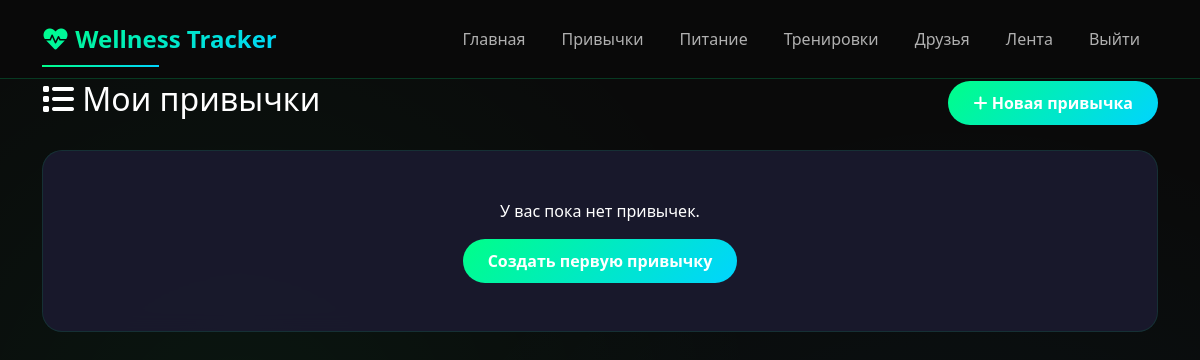
The page /habits (signed in) on the database as committed earlier.
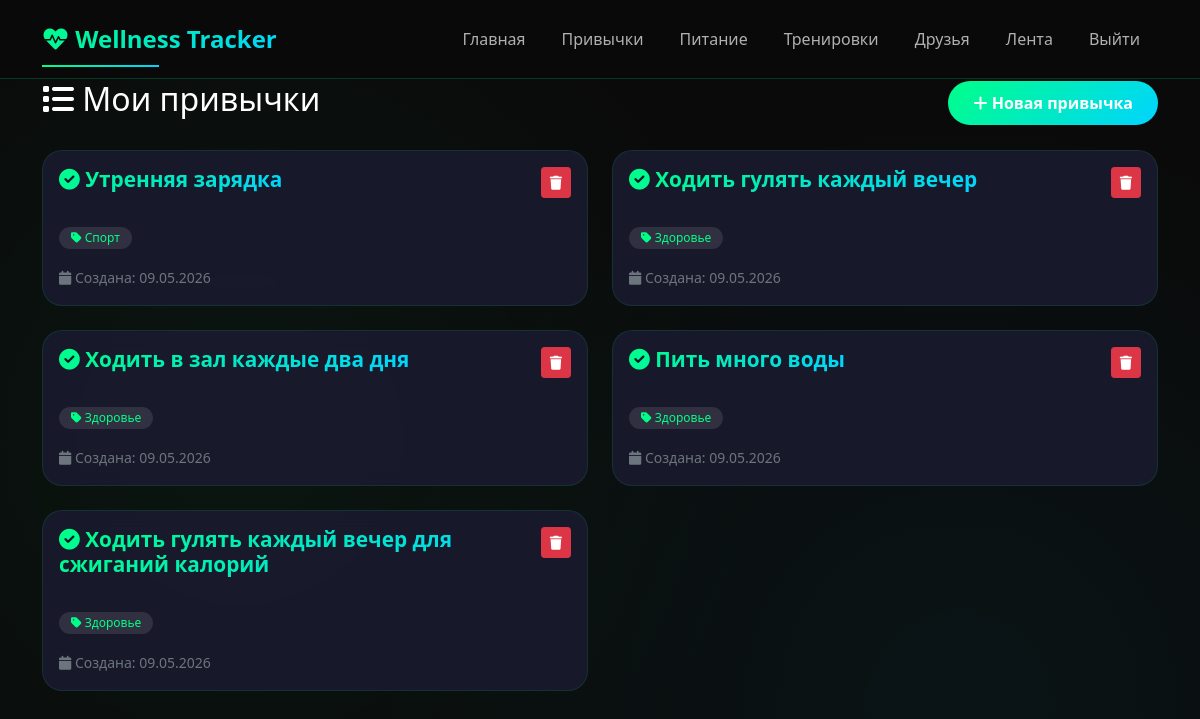
The same page on the database as committed later.
### app.py (models this page shows)
class Habit(db.Model):
    __tablename__ = 'habits'
    id = db.Column(db.Integer, primary_key=True)
    user_id = db.Column(db.Integer, db.ForeignKey('users.id'), nullable=False)
    name = db.Column(db.String(100), nullable=False)
    description = db.Column(db.Text)
    category = db.Column(db.String(50), default='Другое')
    created_at = db.Column(db.DateTime, default=datetime.now)

### app.py (the view)
@app.route('/habits')
def habits():
    user = get_user()
    all_habits = Habit.query.filter_by(user_id=user.id).all()
    return render_template('habits.html', habits=all_habits)

### app.py (called while the page is built)
def get_user():
    from flask import session
    user_id = session.get('user_id')
    if user_id:
        return User.query.get(user_id)
    return None

### templates/habits.html (shortened to what this page needs)
{% extends "base.html" %}
{% block content %}
<div class="d-flex justify-content-between align-items-center mb-4">
    <h2><i class="fas fa-list"></i> Мои привычки</h2>
    <a href="/add_habit" class="btn btn-primary">
        <i class="fas fa-plus"></i> Новая привычка
    </a>
</div>
{% if habits %}
    <div class="row">
        {% for habit in habits %}
            <div class="col-md-6 mb-4">
                <div class="card h-100">
                    <div class="card-body">
                        <div class="d-flex justify-content-between align-items-start mb-3">
                            <h5 class="card-title">
                                <i class="fas fa-check-circle"></i> {{ habit.name }}
                            </h5>
                            <button class="btn btn-sm btn-danger" onclick="deleteHabit({{ habit.id }})">
                                <i class="fas fa-trash"></i>
                            </button>
                        </div>
                        <div class="mt-3">
                            <span class="badge bg-secondary">
                                <i class="fas fa-tag"></i> {{ habit.category }}
                            </span>
                        </div>
                        <div class="mt-3">
                            <small class="text-muted">
                                <i class="fas fa-calendar"></i> Создана: {{ habit.created_at.strftime('%d.%m.%Y') }}
                            </small>
                        </div>
                    </div>
                </div>
            </div>
        {% endfor %}
    </div>
{% else %}
    <div class="card">
        <div class="card-body text-center py-5">
            <p>У вас пока нет привычек.</p>
            <a href="/add_habit" class="btn btn-primary">Создать первую привычку</a>
        </div>
    </div>
{% endif %}
{% endblock %}

Rows that differ between the two databases and show on the page:
added Habit: category "Спорт", created_at "09.05.2026"
added Habit: category "Здоровье", created_at "09.05.2026"
added Habit: category "Здоровье", created_at "09.05.2026"
added Habit: category "Здоровье", created_at "09.05.2026"
added Habit: category "Здоровье", created_at "09.05.2026"
Other text that changed with them:
text no longer shown: "У вас пока нет привычек. Создать первую привычку"
